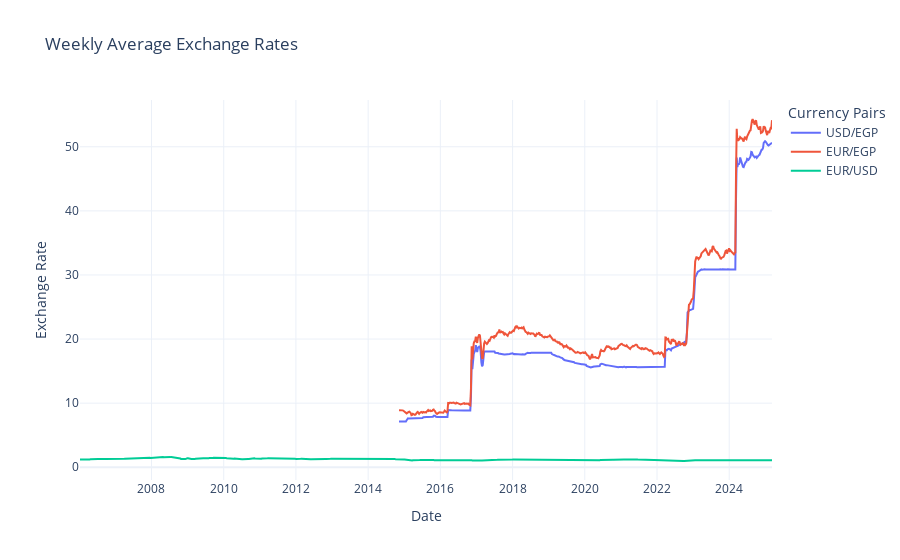

Notebook source saved alongside this figure:
### Code cell
fig = go.Figure()
fig.add_trace(go.Scatter(x=usd_egp_weekly['Date'], y=usd_egp_weekly['Close'], mode='lines', name='USD/EGP'))
fig.add_trace(go.Scatter(x=eur_egp_weekly['Date'], y=eur_egp_weekly['Close'], mode='lines', name='EUR/EGP'))
fig.add_trace(go.Scatter(x=eur_usd_weekly['Date'], y=eur_usd_weekly['Close'], mode='lines', name='EUR/USD'))

fig.update_layout(
    title='Weekly Average Exchange Rates',
    xaxis_title='Date',
    yaxis_title='Exchange Rate',
    legend_title='Currency Pairs',
    template='plotly_white'
)
fig.show()

### Figure 1 — Plotly figure (JSON) as saved in the notebook; plotly's stock layout.template omitted (floating-point values rounded to 4 significant figures; data arrays with more than 128 entries replaced by an {"elided": "..."} marker saying what was removed)
{"data": [{"mode": "lines", "name": "USD/EGP", "type": "scatter", "x": {"elided": "540 str values"}, "y": {"elided": "540 float values"}}, {"mode": "lines", "name": "EUR/EGP", "type": "scatter", "x": {"elided": "540 str values"}, "y": {"elided": "540 float values"}}, {"mode": "lines", "name": "EUR/USD", "type": "scatter", "x": {"elided": "1001 str values"}, "y": {"elided": "1001 float values"}}], "layout": {"legend": {"title": {"text": "Currency Pairs"}}, "title": {"text": "Weekly Average Exchange Rates"}, "xaxis": {"title": {"text": "Date"}}, "yaxis": {"title": {"text": "Exchange Rate"}}}}
